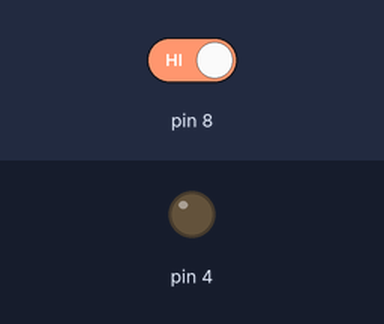
The sketch below on a simulated Arduino Uno, built with avr-gcc and run on an emulated ATmega328P. Shown: output pins drawn as LEDs (lit = HIGH). The inputs (shaded band) are chosen by the test bench; at power-on: pin 8 HIGH. Random numbers use the default seed unless the sketch sets one.

Above: at 1.2 s.
1.3 s: pin 8 driven LOW
4.3 s: pin 8 driven HIGH
5.8 s: pin 8 driven LOW
At 7.6 s:
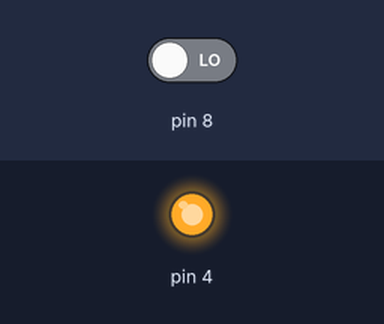
Timing chart, 0 to 14.3 s (numbered marks = the images above; inputs shaded):
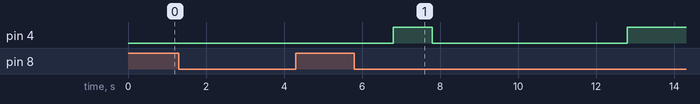

The sketch:

3_relay_demo.ino
```cpp
// Relay Demo
// Victor Hung (vhung@mit.edu)
// MIT 2.00b
//
// Turn a relay (with signal wire plugged into pin 4) on and off at 2 second intervals

int randNumber;

void setup() {
  pinMode(4, OUTPUT);
  pinMode(8, INPUT_PULLUP);
}

void loop() {
  if (digitalRead(8) == LOW) {
    randNumber = random(5);
    if (randNumber == 0) {
      digitalWrite(4, HIGH);
    }
    delay(1000);
    digitalWrite(4, LOW);
  }
}
```

Measured:
- after the input at 1.3 s, every drawn part: stays the same
- after the input at 4.3 s, every drawn part: stays the same
- after the input at 5.8 s, pin 4: LOW → HIGH after 1.0 s, → LOW 1.0 s later, → HIGH 5.0 s later
